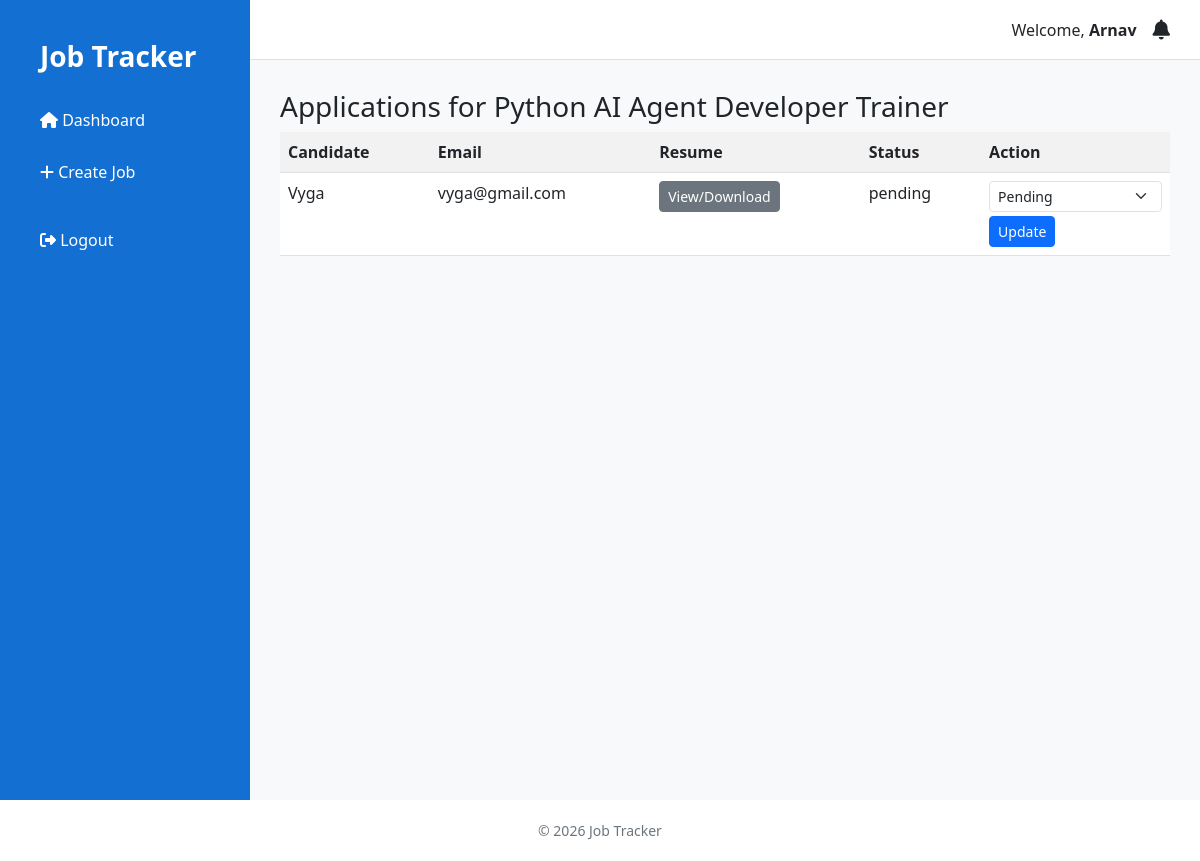
/recruiter/job/1/applications/ (signed in), run on the app's committed database.
### application/models.py (models this page shows, shortened)
class Job(models.Model):
    STATUS_CHOICES = (
        ('open', 'Open'),
        ('closed', 'Closed'),
    )
    recruiter = models.ForeignKey(User, on_delete=models.CASCADE)
    title = models.CharField(max_length=200)
    description = models.TextField()
    location = models.CharField(max_length=100)
    experience_required = models.BooleanField(default=False)
    min_experience = models.PositiveIntegerField(null=True, blank=True)
    status = models.CharField(max_length=10, choices=STATUS_CHOICES, default='open')
    created_at = models.DateTimeField(auto_now_add=True)

class Application(models.Model):
    STATUS_CHOICES = (
        ('pending', 'Pending'),
        ('selected', 'Selected'),
        ('rejected', 'Rejected'),
    )
    job = models.ForeignKey(Job, on_delete=models.CASCADE)
    candidate = models.ForeignKey(User, on_delete=models.CASCADE)
    name = models.CharField(max_length=100)
    email = models.EmailField()
    resume = models.FileField(upload_to='resumes/')
    current_company = models.CharField(max_length=200, blank=True)
    current_salary = models.PositiveIntegerField(null=True, blank=True)
    expected_salary = models.PositiveIntegerField(null=True, blank=True)
    status = models.CharField(max_length=10, choices=STATUS_CHOICES, default='pending')
    applied_at = models.DateTimeField(auto_now_add=True)

### application/views.py (the view)
# urls.py: path('recruiter/job/<int:job_id>/applications/', views.recruiter_applications, name='recruiter_applications'),
@login_required
def recruiter_applications(request, job_id):
    job = Job.objects.get(id=job_id, recruiter=request.user)
    applications = Application.objects.filter(job=job)
    return render(request, "recruiter/applications.html", {
        "job": job,
        "applications": applications
    })

### application/templates/recruiter/applications.html (shortened to what this page needs)
{% extends "dashboard_base.html" %}
{% block dashboard_content %}
<h3>Applications for {{ job.title }}</h3>
<table class="table table-striped">
    <tr>
        <th>Candidate</th>
        <th>Email</th>
        <th>Resume</th>
        <th>Status</th>
        <th>Action</th>
    </tr>
    {% for app in applications %}
    <tr>
        <td>{{ app.name }}</td>
        <td>{{ app.email }}</td>
        <td>
            {% if app.resume %}
                <a href="{{ app.resume.url }}" target="_blank" class="btn btn-sm btn-secondary">View/Download</a>
            {% else %}
                N/A
            {% endif %}
        </td>
        <td>{{ app.status }}</td>
        <td>
            <form method="post" action="{% url 'update_application_status' app.id %}">
                <select name="status" class="form-select form-select-sm mb-1">
    <option value="pending" {% if app.status == "pending" %}selected{% endif %}>Pending</option>
</select>
                <button class="btn btn-sm btn-primary">Update</button>
            </form>
        </td>
    </tr>
    {% empty %}
    <tr><td colspan="5">No applications yet</td></tr>
    {% endfor %}
</table>
{% endblock %}

### application/templates/dashboard_base.html (shortened to what this page needs)
<!DOCTYPE html>
<html lang="en">
<head>
    <link href="https://cdn.jsdelivr.net/npm/bootstrap@5.3.0/dist/css/bootstrap.min.css" rel="stylesheet">
    <link href="https://cdnjs.cloudflare.com/ajax/libs/font-awesome/6.5.1/css/all.min.css" rel="stylesheet">
</head>
<body>
<div id="sidebar">
    <div class="sidebar-title">
        <h3>Job Tracker</h3>
    </div>
    {% if user.is_authenticated %}
    {% with role=user.profile.role|upper %}
    <ul class="sidebar-list">
        {% if role == "RECRUITER" %}
            <li class="sidebar-list-item"><a href="{% url 'recruiter_dashboard' %}"><i class="fa-solid fa-house"></i> Dashboard</a></li>
            <li class="sidebar-list-item"><a href="{% url 'create_job' %}"><i class="fa-solid fa-plus"></i> Create Job</a></li>
        {% endif %}
        <li class="mt-3">
            <a href="{% url 'logout' %}" class="logout-link"><i class="fa-solid fa-right-from-bracket"></i> Logout</a>
        </li>
    </ul>
    {% endwith %}
    {% endif %}
</div>
<div class="topbar">
    <span>Welcome, <strong>{{ user.username|title }}</strong></span>
    <a href="{% url 'notifications' %}" class="position-relative text-dark ms-3">
        <i class="fa-solid fa-bell fa-lg"></i>
    </a>
</div>
<div class="main-content">
    {% block dashboard_content %}{% endblock %}
</div>
<footer>
    © 2026 Job Tracker
</footer>
</body>
</html>

### application/templates/dashboard_base.html (style rules this page uses)
#sidebar { height: 100vh; width: 250px; background-color: rgb(19, 111, 209); color: #fff; position: fixed; top: 0; left: 0; overflow-y: auto; padding-bottom: 40px; }
.sidebar-title { padding: 40px 20px 20px 40px; }
.sidebar-title h3 { margin: 0; font-weight: bold; }
.sidebar-list { list-style: none; padding: 0; margin: 0; }
.sidebar-list-item { padding: 14px 20px 14px 40px; font-size: 16px; }
.sidebar-list-item a { color: #fff; text-decoration: none; display: block; }
.logout-link { display: block; padding: 14px 20px 14px 40px; color: #fff; text-decoration: none; }
.topbar { height: 60px; background: #fff; border-bottom: 1px solid #dee2e6; margin-left: 250px; padding: 0 30px; display: flex; align-items: center; justify-content: flex-end; }
.main-content { margin-left: 250px; padding: 30px; background-color: #f8f9fa; min-height: calc(100vh - 60px); }
footer { text-align: center; color: #6c757d; font-size: 14px; padding: 20px 0; }

### data on the page
Job: title "Python AI Agent Developer Trainer"
Application: name "Vyga", email "vyga@gmail.com", status "pending", status "Pending"

### other printed values
{{ user.username|title }} "Arnav"
